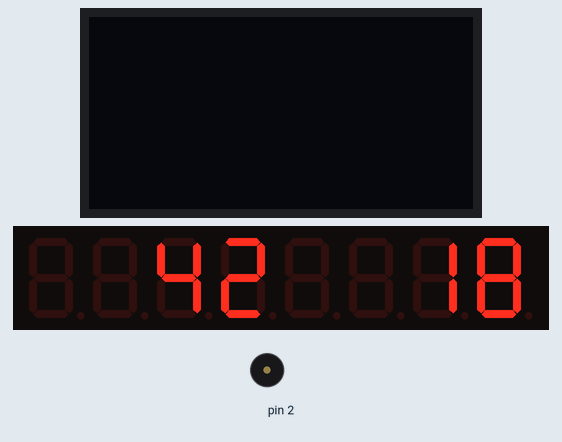
The sketch below on a simulated Arduino Uno, built with avr-gcc and run on an emulated ATmega328P. Shown: 128×64 one-colour display, 8-digit seven-segment display, buzzer (waves = sounding).

Above: at 0.49 s.
At 1.11 s:
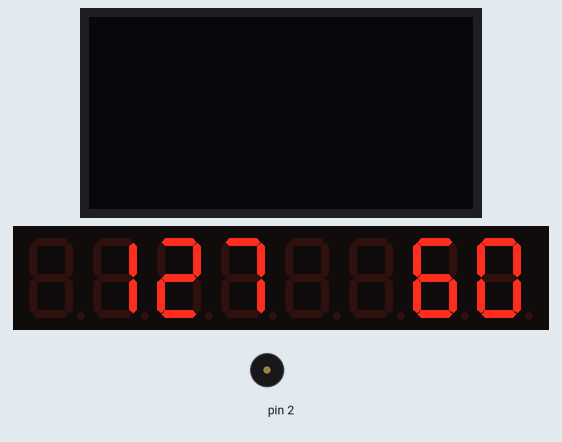
At 39.86 s:
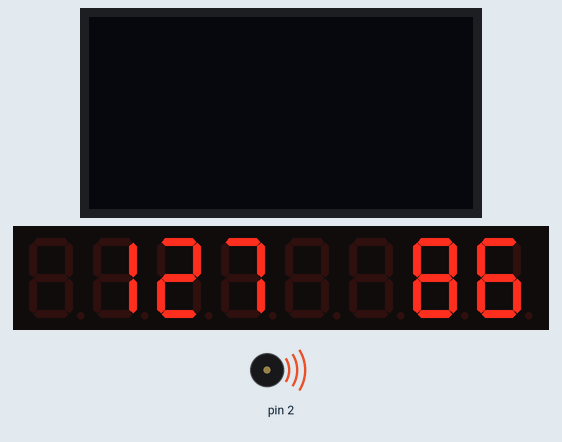
Timing chart, 0 to 40.0 s (numbered marks = the images above):
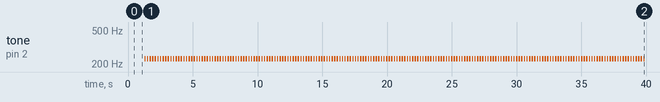

The sketch:

advent-of-code-13.ino
```cpp
#include "advent.h"
#include <U8g2lib.h>

U8G2_SSD1306_128X64_NONAME_1_SW_I2C u8g2(U8G2_R0, 6, 7);

#define N 1364

unsigned char maze[48][12];
uint8_t bitmap[48][6];
int visited = 1;

inline char get(char x, char y) { return (maze[y][x >> 2] >> ((x & 3) << 1)) & 3; }
inline void set(char x, char y, unsigned char v) {
    unsigned char &c = maze[y][x >> 2], shift = (x & 3) << 1;
    c = (c & (0xff ^ (3 << shift))) | (v << shift);
    }

void compute_map() {
    for(int y = 0; y < 48; y++) {
        for(int x = 0; x < 48; x++) {
            long n = x * (x + 3 + 2 * y) + y * (1 + y) + N;
            char odd = 1;
            while(n) {
                odd ^= (n & 1);
                n >>= 1;
            }
            set(x, y, odd ? 0 : 3);
        }
    }
}

void print_map() {
    memset(bitmap, 48 * 6, 0);
    for(int y = 0; y < 48; y++) {
        for(int x = 0; x < 48; x++) {
            if (get(x, y)) {
                bitmap[y][x >> 3] |= 1 << (x & 7);
            }
        }
    }
    u8g2.firstPage();
    do {
        u8g2.drawBitmap(0, 16, 6, 48, (uint8_t *)bitmap);
    } while (u8g2.nextPage());
}

#define INC(x, y) { if (!get(x, y)) set(x, y, 3 - exp_now); }

bool expand(char exp_now) {
    for(int x = 0; x < 48; x++) {
        for(int y = 0; y < 48; y++) {
            if (get(x, y) == exp_now) {
                visited++;
                if ((x == 31) && (y == 39)) return true;
                if (x) INC(x - 1, y);
                if (x < 35) INC(x + 1, y);
                if (y) INC(x, y - 1);
                if (y < 40) INC(x, y + 1);
                set(x, y, 3);
            }
        }
    }
    return false;
}

void setup() {
    compute_map();
    u8g2.begin();
    u8g2.setPowerSave(0);
    set(1, 1, 1);
    pinMode(2, OUTPUT);
}

int steps = 0;
char exp_now = 1;
void loop() {
    digitalWrite(2, HIGH);
    //print_map();
    digitalWrite(2, LOW);
    showNumber(steps, 0);
    if (steps <= 50) {
        showNumber(visited, 4);
    }
    if (expand(exp_now)) {
        done();
    }
    steps++;
    exp_now = 3 - exp_now;
}

/*
void loop() {
  // put your main code here, to run repeatedly:
  u8g2.firstPage();
  do {
    u8g2.setFont(u8g2_font_ncenB14_tr);
    u8g2.drawStr(0,60,"Hello World!");
  } while ( u8g2.nextPage() );
  delay(1000);
}*/
```

Measured:
- by itself, tone on pin 2: alternates 230 Hz for 0.10 s and silent for 0.10 s
